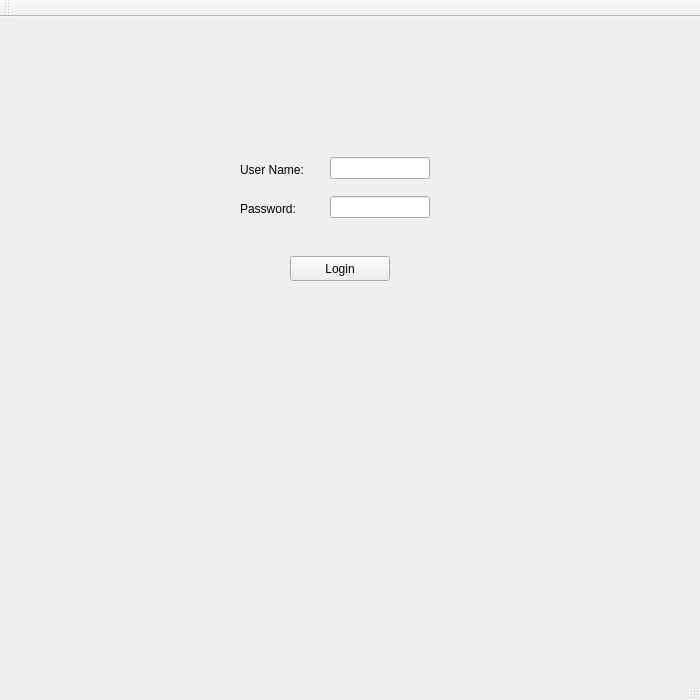
<?xml version="1.0" encoding="UTF-8"?>
<ui version="4.0">
 <class>MainWindow</class>
 <widget class="QMainWindow" name="MainWindow">
  <property name="geometry">
   <rect>
    <x>0</x>
    <y>0</y>
    <width>700</width>
    <height>700</height>
   </rect>
  </property>
  <property name="windowTitle">
   <string>MainWindow</string>
  </property>
  <widget class="QWidget" name="centralWidget">
   <widget class="QPushButton" name="loginButton">
    <property name="geometry">
     <rect>
      <x>290</x>
      <y>239</y>
      <width>100</width>
      <height>25</height>
     </rect>
    </property>
    <property name="text">
     <string>Login</string>
    </property>
   </widget>
   <widget class="QLabel" name="label_2">
    <property name="geometry">
     <rect>
      <x>240</x>
      <y>179</y>
      <width>100</width>
      <height>25</height>
     </rect>
    </property>
    <property name="text">
     <string>Password:</string>
    </property>
   </widget>
   <widget class="QLineEdit" name="password">
    <property name="geometry">
     <rect>
      <x>330</x>
      <y>179</y>
      <width>100</width>
      <height>22</height>
     </rect>
    </property>
   </widget>
   <widget class="QLineEdit" name="userName">
    <property name="geometry">
     <rect>
      <x>330</x>
      <y>140</y>
      <width>100</width>
      <height>22</height>
     </rect>
    </property>
   </widget>
   <widget class="QLabel" name="label">
    <property name="geometry">
     <rect>
      <x>240</x>
      <y>140</y>
      <width>100</width>
      <height>25</height>
     </rect>
    </property>
    <property name="text">
     <string>User Name:</string>
    </property>
   </widget>
   <zorder>loginButton</zorder>
   <zorder>label</zorder>
   <zorder>label_2</zorder>
   <zorder>label</zorder>
   <zorder>label_2</zorder>
   <zorder>userName</zorder>
   <zorder>password</zorder>
   <zorder>userName</zorder>
   <zorder>password</zorder>
  </widget>
  <widget class="QMenuBar" name="menuBar">
   <property name="geometry">
    <rect>
     <x>0</x>
     <y>0</y>
     <width>700</width>
     <height>17</height>
    </rect>
   </property>
  </widget>
  <widget class="QToolBar" name="mainToolBar">
   <attribute name="toolBarArea">
    <enum>TopToolBarArea</enum>
   </attribute>
   <attribute name="toolBarBreak">
    <bool>false</bool>
   </attribute>
  </widget>
  <widget class="QStatusBar" name="statusBar"/>
 </widget>
 <layoutdefault spacing="6" margin="11"/>
 <resources/>
 <connections/>
</ui>
